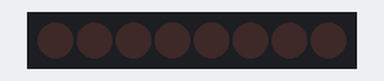
Recording of a sketch running on a simulated Arduino Uno, built with avr-gcc and run on an emulated ATmega328P. Parts: 8 shift-register outputs drawn as a row of LEDs (first output left, lit = HIGH). Wiring (inferred from the names in the program): shift register (74HC595): data pin 4; shift clock pin 6; latch pin 5. Wiring (inferred from the signals the program sends): row of LEDs: on Q0, Q1, Q2, Q3, Q4, Q5, Q6, Q7.

Above: at 1.0 s.
At 2.2 s:
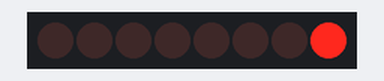
At 2.7 s:
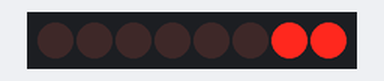
At 3.2 s:
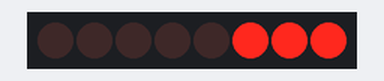
At 4.2 s:
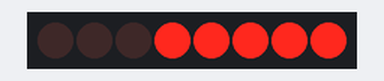
At 5.7 s:
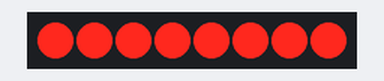
Timing chart, 0 to 7.8 s (numbered marks = the images above):
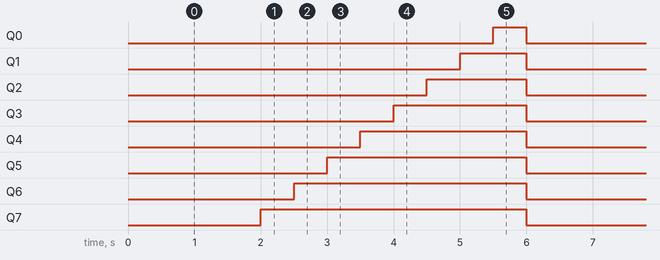

Measured:
- by itself, Q0: alternates HIGH for 0.50 s and LOW for 5.5 s
- by itself, Q1: alternates HIGH for 1.0 s and LOW for 5.0 s
- by itself, Q2: alternates HIGH for 1.5 s and LOW for 4.5 s
- by itself, Q3: alternates HIGH for 2.0 s and LOW for 4.0 s
- by itself, Q4: alternates HIGH for 2.5 s and LOW for 3.5 s
- by itself, Q5: alternates HIGH for 3.0 s and LOW for 3.0 s
- by itself, Q6: alternates HIGH for 3.5 s and LOW for 2.5 s
- by itself, Q7: alternates HIGH for 4.0 s and LOW for 2.0 s

The sketch:

LED-shiftregister.ino
```cpp
int latchPin = 5;
int clockPin = 6;
int dataPin = 4;

byte leds = 0;

void setup() {
  // put your setup code here, to run once:
  pinMode(latchPin , OUTPUT);
  pinMode(dataPin , OUTPUT);
  pinMode(clockPin , OUTPUT);


}

void loop() {
  // put your main code here, to run repeatedly:
  leds = 0;
  updateShiftRegister();
  delay(2000);
  for(int i = 0; i < 8; i++)
  {
    bitSet(leds ,i);
    updateShiftRegister();
    delay(500);

    }
}

void updateShiftRegister()
{
  digitalWrite(latchPin ,LOW);
  shiftOut(dataPin ,clockPin , LSBFIRST, leds);
  digitalWrite(latchPin, HIGH);

}
```
